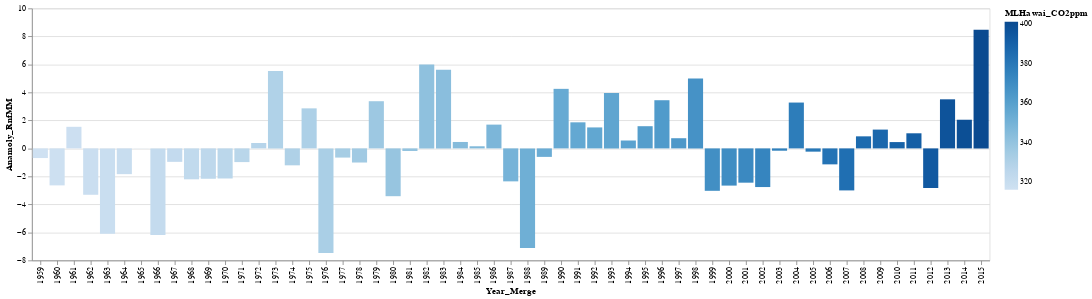

The notebook cell this image was saved under:
### Code cell
#Precipitation Anamoly for 57 years - OMIT
df_merged_final

alt.Chart(df_merged_final).mark_bar().encode(
    alt.X('Year_Merge:O', scale=alt.Scale(zero=False)),
    alt.Y('Anamoly_RnfMM:Q', scale=alt.Scale(zero=False, padding=1)),
    color='MLHawai_CO2ppm:Q',
    #size='MLHawai_CO2ppm:Q'
)

### Figure 1 — Vega-Lite specification as saved in the notebook (floating-point values rounded to 4 significant figures)
{"config": {"view": {"continuousWidth": 400, "continuousHeight": 300}}, "data": {"name": "data-bec87964546378e46fc76c89abcf4b2d"}, "mark": "bar", "encoding": {"color": {"type": "quantitative", "field": "MLHawai_CO2ppm"}, "x": {"type": "ordinal", "field": "Year_Merge", "scale": {"zero": false}}, "y": {"type": "quantitative", "field": "Anamoly_RnfMM", "scale": {"padding": 1, "zero": false}}}, "$schema": "https://vega.github.io/schema/vega-lite/v4.8.1.json", "datasets": {"data-bec87964546378e46fc76c89abcf4b2d": [{"Year_Merge": 1959, "Rnf_MM": 54.3, "Anamoly_RnfMM": -0.6888, "Tmp_Cls": 6.752, "Anamoly_TmpCls": -0.4105, "CSIRO_ASLinches": 4.358, "Anamoly_CSIRO_ASLinches": -1.939, "MLHawai_CO2ppm": 316.0, "Anamoly_CO2ppm": -35.67}, {"Year_Merge": 1960, "Rnf_MM": 52.34, "Anamoly_RnfMM": -2.641, "Tmp_Cls": 6.788, "Anamoly_TmpCls": -0.3738, "CSIRO_ASLinches": 4.504, "Anamoly_CSIRO_ASLinches": -1.793, "MLHawai_CO2ppm": 316.9, "Anamoly_CO2ppm": -34.73}, {"Year_Merge": 1961, "Rnf_MM": 56.53, "Anamoly_RnfMM": 1.543, "Tmp_Cls": 6.538, "Anamoly_TmpCls": -0.6246, "CSIRO_ASLinches": 4.748, "Anamoly_CSIRO_ASLinches": -1.549, "MLHawai_CO2ppm": 317.6, "Anamoly_CO2ppm": -34.0}, {"Year_Merge": 1962, "Rnf_MM": 51.67, "Anamoly_RnfMM": -3.312, "Tmp_Cls": 6.968, "Anamoly_TmpCls": -0.1939, "CSIRO_ASLinches": 4.543, "Anamoly_CSIRO_ASLinches": -1.754, "MLHawai_CO2ppm": 318.4, "Anamoly_CO2ppm": -33.19}, {"Year_Merge": 1963, "Rnf_MM": 48.88, "Anamoly_RnfMM": -6.1, "Tmp_Cls": 7.108, "Anamoly_TmpCls": -0.05379, "CSIRO_ASLinches": 4.48, "Anamoly_CSIRO_ASLinches": -1.817, "MLHawai_CO2ppm": 319.0, "Anamoly_CO2ppm": -32.65}, {"Year_Merge": 1964, "Rnf_MM": 53.14, "Anamoly_RnfMM": -1.84, "Tmp_Cls": 6.357, "Anamoly_TmpCls": -0.8052, "CSIRO_ASLinches": 4.169, "Anamoly_CSIRO_ASLinches": -2.128, "MLHawai_CO2ppm": 319.6, "Anamoly_CO2ppm": -32.02}, {"Year_Merge": 1965, "Rnf_MM": 54.98, "Anamoly_RnfMM": -0.007966, "Tmp_Cls": 6.562, "Anamoly_TmpCls": -0.6001, "CSIRO_ASLinches": 4.61, "Anamoly_CSIRO_ASLinches": -1.687, "MLHawai_CO2ppm": 320.0, "Anamoly_CO2ppm": -31.6}, {"Year_Merge": 1966, "Rnf_MM": 48.79, "Anamoly_RnfMM": -6.193, "Tmp_Cls": 6.357, "Anamoly_TmpCls": -0.8049, "CSIRO_ASLinches": 4.398, "Anamoly_CSIRO_ASLinches": -1.9, "MLHawai_CO2ppm": 321.4, "Anamoly_CO2ppm": -30.26}, {"Year_Merge": 1967, "Rnf_MM": 54.02, "Anamoly_RnfMM": -0.961, "Tmp_Cls": 6.916, "Anamoly_TmpCls": -0.2466, "CSIRO_ASLinches": 4.453, "Anamoly_CSIRO_ASLinches": -1.844, "MLHawai_CO2ppm": 322.2, "Anamoly_CO2ppm": -29.48}, {"Year_Merge": 1968, "Rnf_MM": 52.78, "Anamoly_RnfMM": -2.208, "Tmp_Cls": 6.543, "Anamoly_TmpCls": -0.6193, "CSIRO_ASLinches": 4.484, "Anamoly_CSIRO_ASLinches": -1.813, "MLHawai_CO2ppm": 323.0, "Anamoly_CO2ppm": -28.6}, {"Year_Merge": 1969, "Rnf_MM": 52.82, "Anamoly_RnfMM": -2.168, "Tmp_Cls": 6.816, "Anamoly_TmpCls": -0.3459, "CSIRO_ASLinches": 4.752, "Anamoly_CSIRO_ASLinches": -1.545, "MLHawai_CO2ppm": 324.6, "Anamoly_CO2ppm": -27.02}, {"Year_Merge": 1970, "Rnf_MM": 52.84, "Anamoly_RnfMM": -2.149, "Tmp_Cls": 6.707, "Anamoly_TmpCls": -0.4553, "CSIRO_ASLinches": 4.677, "Anamoly_CSIRO_ASLinches": -1.62, "MLHawai_CO2ppm": 325.7, "Anamoly_CO2ppm": -25.96}, {"Year_Merge": 1971, "Rnf_MM": 54.01, "Anamoly_RnfMM": -0.9782, "Tmp_Cls": 6.316, "Anamoly_TmpCls": -0.8466, "CSIRO_ASLinches": 4.882, "Anamoly_CSIRO_ASLinches": -1.415, "MLHawai_CO2ppm": 326.3, "Anamoly_CO2ppm": -25.32}, {"Year_Merge": 1972, "Rnf_MM": 55.37, "Anamoly_RnfMM": 0.3863, "Tmp_Cls": 6.309, "Anamoly_TmpCls": -0.8527, "CSIRO_ASLinches": 5.24, "Anamoly_CSIRO_ASLinches": -1.057, "MLHawai_CO2ppm": 327.4, "Anamoly_CO2ppm": -24.19}, {"Year_Merge": 1973, "Rnf_MM": 60.52, "Anamoly_RnfMM": 5.536, "Tmp_Cls": 6.888, "Anamoly_TmpCls": -0.2746, "CSIRO_ASLinches": 5.004, "Anamoly_CSIRO_ASLinches": -1.293, "MLHawai_CO2ppm": 329.7, "Anamoly_CO2ppm": -21.96}, {"Year_Merge": 1974, "Rnf_MM": 53.78, "Anamoly_RnfMM": -1.21, "Tmp_Cls": 6.714, "Anamoly_TmpCls": -0.4485, "CSIRO_ASLinches": 5.472, "Anamoly_CSIRO_ASLinches": -0.8248, "MLHawai_CO2ppm": 330.2, "Anamoly_CO2ppm": -21.46}, {"Year_Merge": 1975, "Rnf_MM": 57.85, "Anamoly_RnfMM": 2.86, "Tmp_Cls": 6.302, "Anamoly_TmpCls": -0.8597, "CSIRO_ASLinches": 5.409, "Anamoly_CSIRO_ASLinches": -0.8878, "MLHawai_CO2ppm": 331.1, "Anamoly_CO2ppm": -20.56}, {"Year_Merge": 1976, "Rnf_MM": 47.51, "Anamoly_RnfMM": -7.474, "Tmp_Cls": 6.65, "Anamoly_TmpCls": -0.512, "CSIRO_ASLinches": 5.37, "Anamoly_CSIRO_ASLinches": -0.9271, "MLHawai_CO2ppm": 332.1, "Anamoly_CO2ppm": -19.59}, {"Year_Merge": 1977, "Rnf_MM": 54.33, "Anamoly_RnfMM": -0.6563, "Tmp_Cls": 7.309, "Anamoly_TmpCls": 0.1469, "CSIRO_ASLinches": 5.303, "Anamoly_CSIRO_ASLinches": -0.9941, "MLHawai_CO2ppm": 333.8, "Anamoly_CO2ppm": -17.86}, {"Year_Merge": 1978, "Rnf_MM": 53.98, "Anamoly_RnfMM": -1.008, "Tmp_Cls": 6.928, "Anamoly_TmpCls": -0.2342, "CSIRO_ASLinches": 5.555, "Anamoly_CSIRO_ASLinches": -0.7421, "MLHawai_CO2ppm": 335.4, "Anamoly_CO2ppm": -16.23}, {"Year_Merge": 1979, "Rnf_MM": 58.36, "Anamoly_RnfMM": 3.37, "Tmp_Cls": 6.689, "Anamoly_TmpCls": -0.4732, "CSIRO_ASLinches": 5.362, "Anamoly_CSIRO_ASLinches": -0.935, "MLHawai_CO2ppm": 336.8, "Anamoly_CO2ppm": -14.86}, {"Year_Merge": 1980, "Rnf_MM": 51.57, "Anamoly_RnfMM": -3.414, "Tmp_Cls": 7.156, "Anamoly_TmpCls": -0.006148, "CSIRO_ASLinches": 5.598, "Anamoly_CSIRO_ASLinches": -0.6988, "MLHawai_CO2ppm": 338.7, "Anamoly_CO2ppm": -12.96}, {"Year_Merge": 1981, "Rnf_MM": 54.8, "Anamoly_RnfMM": -0.1876, "Tmp_Cls": 7.861, "Anamoly_TmpCls": 0.6986, "CSIRO_ASLinches": 6.087, "Anamoly_CSIRO_ASLinches": -0.2106, "MLHawai_CO2ppm": 340.1, "Anamoly_CO2ppm": -11.54}, {"Year_Merge": 1982, "Rnf_MM": 60.98, "Anamoly_RnfMM": 5.991, "Tmp_Cls": 6.478, "Anamoly_TmpCls": -0.6837, "CSIRO_ASLinches": 5.858, "Anamoly_CSIRO_ASLinches": -0.4389, "MLHawai_CO2ppm": 341.4, "Anamoly_CO2ppm": -10.2}, {"Year_Merge": 1983, "Rnf_MM": 60.6, "Anamoly_RnfMM": 5.612, "Tmp_Cls": 6.971, "Anamoly_TmpCls": -0.191, "CSIRO_ASLinches": 6.189, "Anamoly_CSIRO_ASLinches": -0.1082, "MLHawai_CO2ppm": 343.0, "Anamoly_CO2ppm": -8.607}, {"Year_Merge": 1984, "Rnf_MM": 55.44, "Anamoly_RnfMM": 0.4597, "Tmp_Cls": 6.77, "Anamoly_TmpCls": -0.392, "CSIRO_ASLinches": 6.154, "Anamoly_CSIRO_ASLinches": -0.1437, "MLHawai_CO2ppm": 344.6, "Anamoly_CO2ppm": -7.057}, {"Year_Merge": 1985, "Rnf_MM": 55.14, "Anamoly_RnfMM": 0.152, "Tmp_Cls": 6.578, "Anamoly_TmpCls": -0.5837, "CSIRO_ASLinches": 5.748, "Anamoly_CSIRO_ASLinches": -0.5492, "MLHawai_CO2ppm": 346.0, "Anamoly_CO2ppm": -5.597}, {"Year_Merge": 1986, "Rnf_MM": 56.68, "Anamoly_RnfMM": 1.699, "Tmp_Cls": 7.542, "Anamoly_TmpCls": 0.3797, "CSIRO_ASLinches": 5.772, "Anamoly_CSIRO_ASLinches": -0.5256, "MLHawai_CO2ppm": 347.4, "Anamoly_CO2ppm": -4.247}, {"Year_Merge": 1987, "Rnf_MM": 52.63, "Anamoly_RnfMM": -2.354, "Tmp_Cls": 7.718, "Anamoly_TmpCls": 0.556, "CSIRO_ASLinches": 5.795, "Anamoly_CSIRO_ASLinches": -0.5019, "MLHawai_CO2ppm": 349.2, "Anamoly_CO2ppm": -2.477}, {"Year_Merge": 1988, "Rnf_MM": 47.88, "Anamoly_RnfMM": -7.108, "Tmp_Cls": 7.334, "Anamoly_TmpCls": 0.1723, "CSIRO_ASLinches": 5.98, "Anamoly_CSIRO_ASLinches": -0.3169, "MLHawai_CO2ppm": 351.6, "Anamoly_CO2ppm": -0.07719}, {"Year_Merge": 1989, "Rnf_MM": 54.38, "Anamoly_RnfMM": -0.6059, "Tmp_Cls": 6.853, "Anamoly_TmpCls": -0.3093, "CSIRO_ASLinches": 6.157, "Anamoly_CSIRO_ASLinches": -0.1397, "MLHawai_CO2ppm": 353.1, "Anamoly_CO2ppm": 1.433}, {"Year_Merge": 1990, "Rnf_MM": 59.24, "Anamoly_RnfMM": 4.254, "Tmp_Cls": 7.451, "Anamoly_TmpCls": 0.2891, "CSIRO_ASLinches": 6.232, "Anamoly_CSIRO_ASLinches": -0.06493, "MLHawai_CO2ppm": 354.4, "Anamoly_CO2ppm": 2.713}, {"Year_Merge": 1991, "Rnf_MM": 56.85, "Anamoly_RnfMM": 1.863, "Tmp_Cls": 7.566, "Anamoly_TmpCls": 0.4037, "CSIRO_ASLinches": 6.335, "Anamoly_CSIRO_ASLinches": 0.03744, "MLHawai_CO2ppm": 355.6, "Anamoly_CO2ppm": 3.933}, {"Year_Merge": 1992, "Rnf_MM": 56.48, "Anamoly_RnfMM": 1.499, "Tmp_Cls": 7.069, "Anamoly_TmpCls": -0.09295, "CSIRO_ASLinches": 6.358, "Anamoly_CSIRO_ASLinches": 0.06106, "MLHawai_CO2ppm": 356.4, "Anamoly_CO2ppm": 4.743}, {"Year_Merge": 1993, "Rnf_MM": 58.93, "Anamoly_RnfMM": 3.948, "Tmp_Cls": 7.096, "Anamoly_TmpCls": -0.06578, "CSIRO_ASLinches": 6.291, "Anamoly_CSIRO_ASLinches": -0.005871, "MLHawai_CO2ppm": 357.1, "Anamoly_CO2ppm": 5.433}, {"Year_Merge": 1994, "Rnf_MM": 55.55, "Anamoly_RnfMM": 0.5642, "Tmp_Cls": 7.377, "Anamoly_TmpCls": 0.2148, "CSIRO_ASLinches": 6.5, "Anamoly_CSIRO_ASLinches": 0.2028, "MLHawai_CO2ppm": 358.8, "Anamoly_CO2ppm": 7.183}, {"Year_Merge": 1995, "Rnf_MM": 56.57, "Anamoly_RnfMM": 1.586, "Tmp_Cls": 7.484, "Anamoly_TmpCls": 0.3218, "CSIRO_ASLinches": 6.618, "Anamoly_CSIRO_ASLinches": 0.3209, "MLHawai_CO2ppm": 360.8, "Anamoly_CO2ppm": 9.163}, {"Year_Merge": 1996, "Rnf_MM": 58.43, "Anamoly_RnfMM": 3.441, "Tmp_Cls": 6.731, "Anamoly_TmpCls": -0.4315, "CSIRO_ASLinches": 6.787, "Anamoly_CSIRO_ASLinches": 0.4902, "MLHawai_CO2ppm": 362.6, "Anamoly_CO2ppm": 10.95}, {"Year_Merge": 1997, "Rnf_MM": 55.71, "Anamoly_RnfMM": 0.7273, "Tmp_Cls": 7.091, "Anamoly_TmpCls": -0.07145, "CSIRO_ASLinches": 7.067, "Anamoly_CSIRO_ASLinches": 0.7697, "MLHawai_CO2ppm": 363.7, "Anamoly_CO2ppm": 12.07}, {"Year_Merge": 1998, "Rnf_MM": 59.98, "Anamoly_RnfMM": 4.991, "Tmp_Cls": 8.098, "Anamoly_TmpCls": 0.9355, "CSIRO_ASLinches": 6.665, "Anamoly_CSIRO_ASLinches": 0.3681, "MLHawai_CO2ppm": 366.6, "Anamoly_CO2ppm": 15.01}, {"Year_Merge": 1999, "Rnf_MM": 51.96, "Anamoly_RnfMM": -3.029, "Tmp_Cls": 7.287, "Anamoly_TmpCls": 0.1244, "CSIRO_ASLinches": 7.012, "Anamoly_CSIRO_ASLinches": 0.7146, "MLHawai_CO2ppm": 368.3, "Anamoly_CO2ppm": 16.69}, {"Year_Merge": 2000, "Rnf_MM": 52.33, "Anamoly_RnfMM": -2.657, "Tmp_Cls": 7.496, "Anamoly_TmpCls": 0.3342, "CSIRO_ASLinches": 7.063, "Anamoly_CSIRO_ASLinches": 0.7658, "MLHawai_CO2ppm": 369.5, "Anamoly_CO2ppm": 17.88}, {"Year_Merge": 2001, "Rnf_MM": 52.54, "Anamoly_RnfMM": -2.448, "Tmp_Cls": 7.633, "Anamoly_TmpCls": 0.4711, "CSIRO_ASLinches": 7.287, "Anamoly_CSIRO_ASLinches": 0.9902, "MLHawai_CO2ppm": 371.1, "Anamoly_CO2ppm": 19.49}, {"Year_Merge": 2002, "Rnf_MM": 52.22, "Anamoly_RnfMM": -2.761, "Tmp_Cls": 7.795, "Anamoly_TmpCls": 0.6328, "CSIRO_ASLinches": 7.382, "Anamoly_CSIRO_ASLinches": 1.085, "MLHawai_CO2ppm": 373.2, "Anamoly_CO2ppm": 21.58}, {"Year_Merge": 2003, "Rnf_MM": 54.82, "Anamoly_RnfMM": -0.1645, "Tmp_Cls": 7.73, "Anamoly_TmpCls": 0.5677, "CSIRO_ASLinches": 7.76, "Anamoly_CSIRO_ASLinches": 1.463, "MLHawai_CO2ppm": 375.8, "Anamoly_CO2ppm": 24.13}, {"Year_Merge": 2004, "Rnf_MM": 58.26, "Anamoly_RnfMM": 3.275, "Tmp_Cls": 7.714, "Anamoly_TmpCls": 0.5514, "CSIRO_ASLinches": 7.74, "Anamoly_CSIRO_ASLinches": 1.443, "MLHawai_CO2ppm": 377.5, "Anamoly_CO2ppm": 25.85}, {"Year_Merge": 2005, "Rnf_MM": 54.75, "Anamoly_RnfMM": -0.2321, "Tmp_Cls": 7.931, "Anamoly_TmpCls": 0.7689, "CSIRO_ASLinches": 7.744, "Anamoly_CSIRO_ASLinches": 1.447, "MLHawai_CO2ppm": 379.8, "Anamoly_CO2ppm": 28.16}, {"Year_Merge": 2006, "Rnf_MM": 53.84, "Anamoly_RnfMM": -1.14, "Tmp_Cls": 7.972, "Anamoly_TmpCls": 0.8096, "CSIRO_ASLinches": 7.917, "Anamoly_CSIRO_ASLinches": 1.62, "MLHawai_CO2ppm": 381.9, "Anamoly_CO2ppm": 30.26}, {"Year_Merge": 2007, "Rnf_MM": 51.98, "Anamoly_RnfMM": -3.001, "Tmp_Cls": 7.879, "Anamoly_TmpCls": 0.7173, "CSIRO_ASLinches": 7.996, "Anamoly_CSIRO_ASLinches": 1.699, "MLHawai_CO2ppm": 383.8, "Anamoly_CO2ppm": 32.12}, {"Year_Merge": 2008, "Rnf_MM": 55.85, "Anamoly_RnfMM": 0.8619, "Tmp_Cls": 6.99, "Anamoly_TmpCls": -0.1719, "CSIRO_ASLinches": 8.35, "Anamoly_CSIRO_ASLinches": 2.053, "MLHawai_CO2ppm": 385.6, "Anamoly_CO2ppm": 33.95}, {"Year_Merge": 2009, "Rnf_MM": 56.33, "Anamoly_RnfMM": 1.343, "Tmp_Cls": 7.167, "Anamoly_TmpCls": 0.005276, "CSIRO_ASLinches": 8.587, "Anamoly_CSIRO_ASLinches": 2.289, "MLHawai_CO2ppm": 387.4, "Anamoly_CO2ppm": 35.73}, {"Year_Merge": 2010, "Rnf_MM": 55.44, "Anamoly_RnfMM": 0.4514, "Tmp_Cls": 7.591, "Anamoly_TmpCls": 0.4292, "CSIRO_ASLinches": 8.902, "Anamoly_CSIRO_ASLinches": 2.604, "MLHawai_CO2ppm": 389.9, "Anamoly_CO2ppm": 38.21}, {"Year_Merge": 2011, "Rnf_MM": 56.06, "Anamoly_RnfMM": 1.079, "Tmp_Cls": 7.548, "Anamoly_TmpCls": 0.386, "CSIRO_ASLinches": 8.965, "Anamoly_CSIRO_ASLinches": 2.667, "MLHawai_CO2ppm": 391.6, "Anamoly_CO2ppm": 39.99}, {"Year_Merge": 2012, "Rnf_MM": 52.16, "Anamoly_RnfMM": -2.829, "Tmp_Cls": 8.174, "Anamoly_TmpCls": 1.012, "CSIRO_ASLinches": 9.327, "Anamoly_CSIRO_ASLinches": 3.03, "MLHawai_CO2ppm": 393.8, "Anamoly_CO2ppm": 42.18}, {"Year_Merge": 2013, "Rnf_MM": 58.49, "Anamoly_RnfMM": 3.506, "Tmp_Cls": 7.329, "Anamoly_TmpCls": 0.1673, "CSIRO_ASLinches": 8.98, "Anamoly_CSIRO_ASLinches": 2.683, "MLHawai_CO2ppm": 396.5, "Anamoly_CO2ppm": 44.84}, {"Year_Merge": 2014, "Rnf_MM": 57.03, "Anamoly_RnfMM": 2.047, "Tmp_Cls": 7.782, "Anamoly_TmpCls": 0.6203, "CSIRO_ASLinches": 8.98, "Anamoly_CSIRO_ASLinches": 2.683, "MLHawai_CO2ppm": 398.6, "Anamoly_CO2ppm": 46.97}, {"Year_Merge": 2015, "Rnf_MM": 63.47, "Anamoly_RnfMM": 8.481, "Tmp_Cls": 8.481, "Anamoly_TmpCls": 1.319, "CSIRO_ASLinches": 8.98, "Anamoly_CSIRO_ASLinches": 2.683, "MLHawai_CO2ppm": 400.8, "Anamoly_CO2ppm": 49.19}]}}
